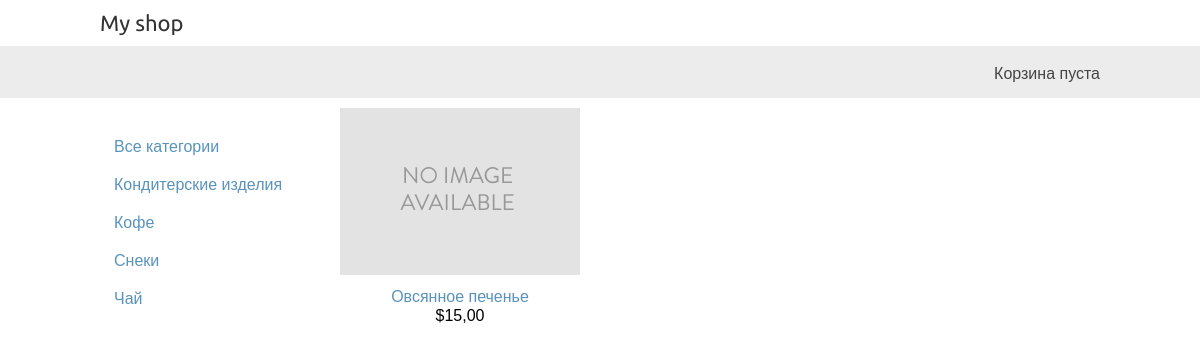
Page /konditerskie-izdeliya/ on the committed database.
### shop/models.py (models this page shows, shortened)
class Category(models.Model):
    name = models.CharField(max_length=32, verbose_name='Название')
    slug = models.SlugField(max_length=32, verbose_name='Слаг', unique=True)
    class Meta:
        ordering = ['name']
        indexes = [
            models.Index(fields=['name'])
        ]
        verbose_name = 'Category'
        verbose_name_plural = 'Categories'
    def get_absolute_url(self):
        return reverse('shop:product_list_category', args=[self.slug])

class Product(models.Model):
    category = models.ForeignKey(Category, related_name='products', on_delete=models.CASCADE)
    name = models.CharField(max_length=32)
    slug = models.SlugField(max_length=32)
    image = models.ImageField(upload_to='products/%Y/%m/%d', blank=True)
    description = models.TextField(blank=True)
    price = models.DecimalField(max_digits=10, decimal_places=2)
    available = models.BooleanField(default=True)
    created = models.DateTimeField(auto_now_add=True)
    updated = models.DateTimeField(auto_now=True)
    class Meta:
        ordering = ['-created']
        indexes = [
            models.Index(fields=['id', 'slug']),
            models.Index(fields=['name']),
            models.Index(fields=['-created'])
        ]
    def get_absolute_url(self):
        return reverse('shop:product_detail', args=[self.id, self.slug])

### shop/views.py (the view)
# urls.py: path('', product_list, name='product_list'),
def product_list(request, cat_slug=None):
    category = None
    categories = Category.objects.all()
    products = Product.objects.filter(available=True)
    if cat_slug:
        category = get_object_or_404(Category, slug=cat_slug)
        products = products.filter(category=category)
    context = {'category': category,
               'products': products,
               'categories': categories}
    return render(request, 'shop/product_list.html', context)

### cart/cart.py (called while the page is built)
    def __len__(self):
        return sum(item['quantity'] for item in self.cart.values())

### cart/context_processor.py (called while the page is built)
def cart(request):
    return {'cart': Cart(request)}

### templates/shop/product_list.html (shortened to what this page needs)
{% extends 'base.html' %}
{% load static %}
{% block content %}
<div id="sidebar">
    <ul>
        <li>
            <a href="{% url 'shop:product_list' %}">Все категории</a>
        </li>
        {% for cat in categories %}
            <li>
                <a href="{{ cat.get_absolute_url }}">{{ cat.name }}</a>
            </li>
        {% endfor %}
    </ul>
</div>
<div id="main" class="product-list">
    {% for product in products %}
        <div class="item">
            <a href="{ product.get_absolute_url }">
                <img src="{% if product.image %}{{ product.image.url }}{% else %}{% static 'img/no_image.png' %}{% endif %}" alt="">
            </a>
            <a href="{{ product.get_absolute_url }}">{{ product.name }}</a>
            <br>
            ${{ product.price }}
        </div>
    {% endfor %}
</div>
{% endblock %}

### static/css/style.css (style rules this page uses)
body { margin:0; padding:0; font-family:helvetica, sans-serif; }
a { text-decoration:none; color:#5993bb; }
#sidebar { width:220px; padding:30px 20px 0 0; float:left; }
#sidebar ul { margin:0; padding:0; }
#sidebar ul li { margin:0; list-style:none; padding:10px 14px; }
#sidebar ul li a { display:block; }
#main { float:left; width: 96%; margin-right:-220px; overflow:hidden; }
.product-list .item { width:25%; padding:10px 20px 10px 0; float:left; text-align:center; line-height:1.2; }
.product-list .item img { width:100%; margin-bottom:8px; }

### rows in the picture
Category: name "Кондитерские изделия"
Category: name "Кофе"
Category: name "Снеки"
Category: name "Чай"
Product: name "Овсянное печенье", price "15,00"
